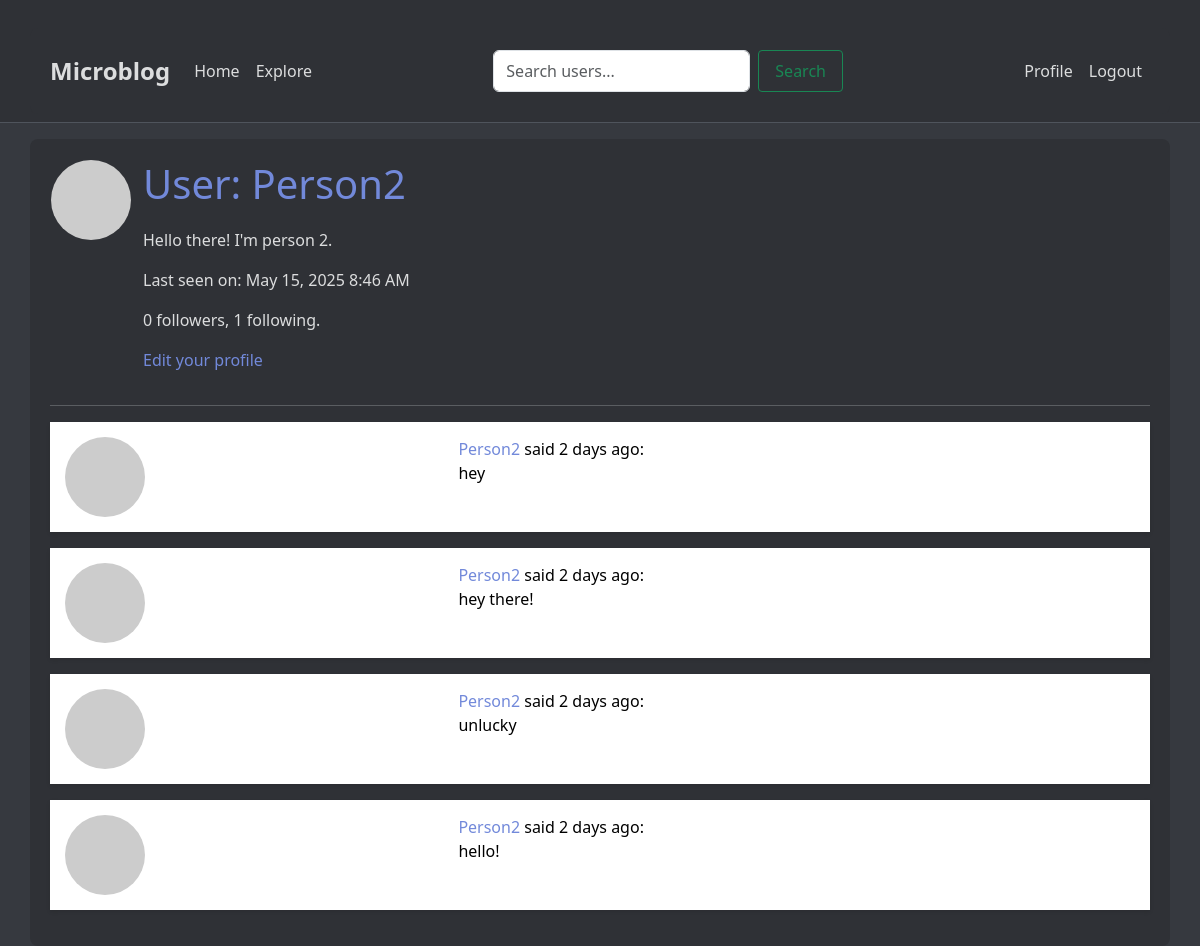
/user/Person2 (signed in), run on an earlier commit of the app's database.
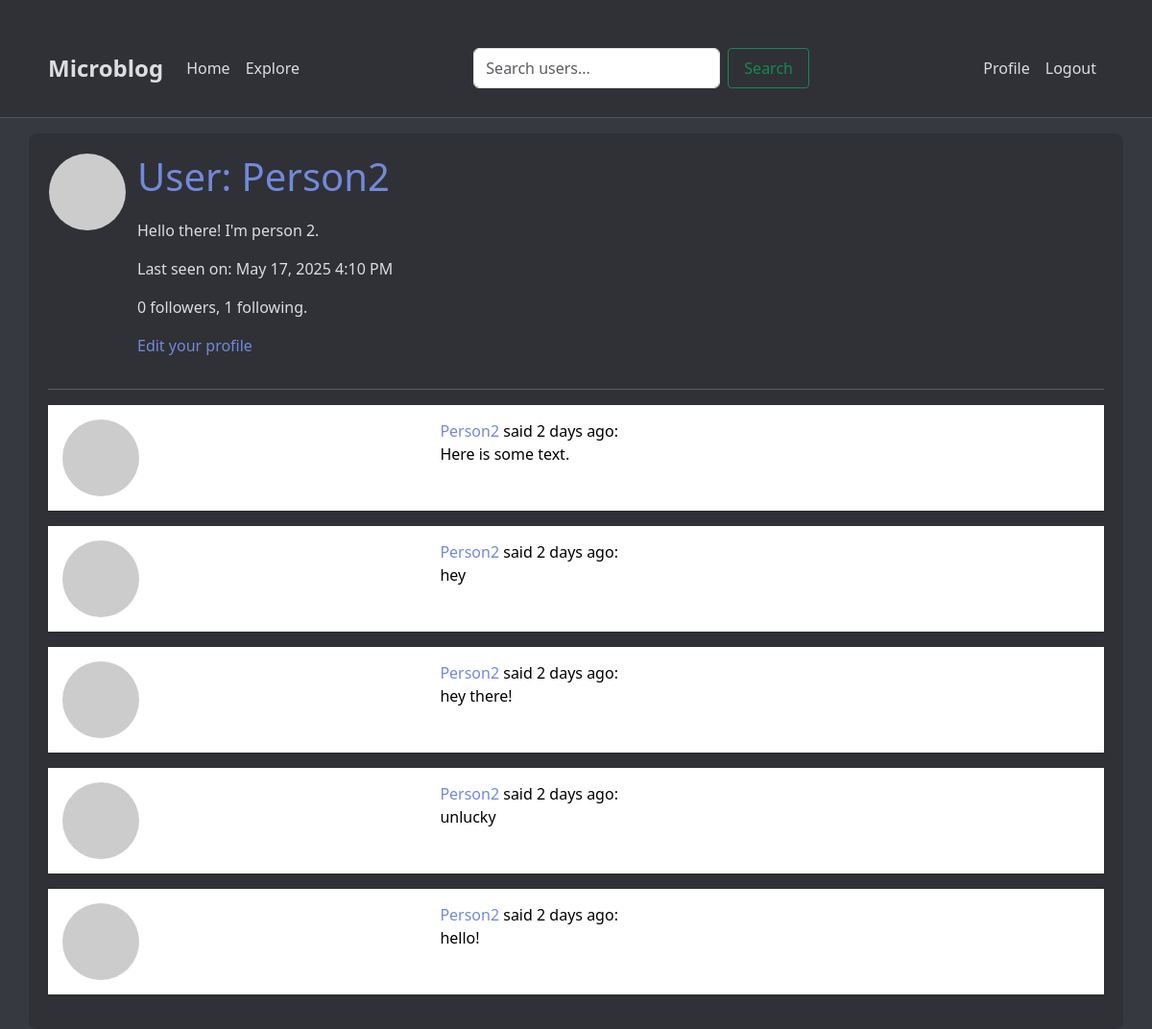
And on a later commit of the database.
### app/models.py (models this page shows, shortened)
class User(UserMixin,db.Model):
    id: so.Mapped[int] = so.mapped_column(primary_key=True)
    username: so.Mapped[str] = so.mapped_column(sa.String(64), unique=True, index=True)
    email: so.Mapped[str] = so.mapped_column(sa.String(120), unique=True)
    password_hash: so.Mapped[str] = so.mapped_column(sa.String(128))
    posts: so.WriteOnlyMapped['Post'] = so.relationship('Post', back_populates='author')
    about_me: so.Mapped[Optional[str]] = so.mapped_column(sa.String(140))
    last_seen: so.Mapped[datetime] = so.mapped_column(default=lambda:datetime.now(timezone.utc))
    following: so.WriteOnlyMapped['User'] = so.relationship(
        secondary=followers, primaryjoin=(followers.c.follower_id == id),
        secondaryjoin=(followers.c.followed_id == id),
        back_populates='followers'
    )
    followers: so.WriteOnlyMapped['User'] = so.relationship(
        secondary=followers, primaryjoin=(followers.c.followed_id == id),
        secondaryjoin=(followers.c.follower_id == id),
        back_populates='following'
    )
    def avatar(self, size):
        digest = md5(self.email.lower().encode('utf-8')).hexdigest()
        return f'https://www.gravatar.com/avatar/{digest}?d=identicon&s={size}'
    def followers_count(self):
        query = sa.select(sa.func.count()).select_from(
            self.followers.select().subquery())
        return db.session.scalar(query)
    def following_count(self):
        query = sa.select(sa.func.count()).select_from(
            self.following.select().subquery())
        return db.session.scalar(query)

class Post(db.Model):
    id: so.Mapped[int] = so.mapped_column(primary_key=True)
    body: so.Mapped[str] = so.mapped_column(sa.String(140))
    timestamp: so.Mapped[datetime] = so.mapped_column(sa.DateTime, index=True, default=datetime.now(timezone.utc))
    user_id: so.Mapped[int] = so.mapped_column(sa.Integer, sa.ForeignKey('user.id'), index=True)
    author: so.Mapped[User] = so.relationship('User', back_populates='posts')

### app/routes.py (the view)
@app.route('/user/<username>')
@login_required
def user(username):
    user = db.first_or_404(sa.select(User).where(User.username == username))
    page = request.args.get('page', 1, type=int)
    query = user.posts.select().order_by(Post.timestamp.desc())
    posts = db.paginate(query, page=page,
                        per_page=app.config['POSTS_PER_PAGE'],
                        error_out=False)
    next_url = url_for('user', username=user.username, page=posts.next_num) \
        if posts.has_next else None
    prev_url = url_for('user', username=user.username, page=posts.prev_num) \
        if posts.has_prev else None
    form = EmptyForm()
    return render_template('user.html', user=user, posts=posts.items, next_url=next_url, prev_url=prev_url, form=form)

### app/forms.py
class EmptyForm(FlaskForm):
    submit = SubmitField('Submit')

### app/models.py (called while the page is built)
def load_user(id):
    return User.query.get(int(id))

### app/routes.py (called while the page is built)
@app.before_request
def before_request():
    if current_user.is_authenticated:
        current_user.last_seen = datetime.now(timezone.utc)
        db.session.commit()

### app/templates/user.html (shortened to what this page needs)
{% extends "base.html" %}
{% block content %}
    <table>
        <tr valign="top">
            <td><img src = "{{user.avatar(128) }}" alt=""></td>
            <td>
                <h1>User: {{ user.username }}</h1>
                {% if user.about_me %}<p>{{ user.about_me }}</p>{% endif %}
                {% if user.last_seen %}
                    <p>Last seen on: {{ moment(user.last_seen).format('LLL') }}</p>
                {% endif %}
                <p>{{ user.followers_count() }} followers, {{ user.following_count() }} following.</p>
                {% if user == current_user %}
                <p><a href="{{ url_for('edit_profile') }}">Edit your profile</a></p>
                {% endif %}
            </td>
        </tr>
    </table>
    <hr>
    {% for post in posts %}
        {% include '_post.html' %}
    {% endfor %}
{% endblock %}

### app/templates/base.html (shortened to what this page needs)
<!doctype html>
<html lang="en">
<head>
    <link
        href="https://cdn.jsdelivr.net/npm/bootstrap@5.3.2/dist/css/bootstrap.min.css"
        rel="stylesheet"
>
    <link rel="stylesheet" href="{{ url_for('static', filename='styles/styling.css') }}">
</head>
<body>
    <nav class="navbar navbar-expand-lg bg-body-tertiary">
        <div class="container">
            <a class="navbar-brand" href="{{ url_for('index') }}">Microblog</a>
            <div class="collapse navbar-collapse" id="navbarSupportedContent">
                <ul class="navbar-nav me-auto mb-2 mb-lg-0">
                    <li class="nav-item">
                        <a class="nav-link" aria-current="page" href="{{ url_for('index') }}">Home</a>
                    </li>
                    <li class="nav-item">
                        <a class="nav-link" aria-current="page" href="{{ url_for('explore') }}">Explore</a>
                    </li>
                </ul>
                <form class="d-flex me-auto mb-2 mb-lg-0" action="{{ url_for('search') }}" method="GET">
                    <input class="form-control me-2" type="search" name="q" placeholder="Search users..." aria-label="Search">
                    <button class="btn btn-outline-success" type="submit">Search</button>
                </form>
                <ul class="navbar-nav mb-2 mb-lg-0">
                    {% if current_user.is_anonymous %}
                        <a class="nav-link" aria-current="page" href="{{ url_for('login') }}">Login</a>
                    {% else %}
                        <a class="nav-link" aria-current="page" href="{{ url_for('user', username=current_user.username) }}">Profile</a>
                        <a class="nav-link" aria-current="page" href="{{ url_for('logout') }}">Logout</a>
                    {% endif %}
                </ul>
            </div>
        </div>
    </nav>
    <div class="container mt-3">
        {% block content %}{% endblock %}
    </div>
</body>
</html>

### app/templates/_post.html
<table class="table table-hover">
    <tr>
        <td width="70px">
            <a href="{{ url_for('user', username=post.author.username) }}">
                <img src="{{ post.author.avatar(70) }}" />
            </a>
        </td>
        <td>
            <a href="{{ url_for('user', username=post.author.username) }}">
                {{ post.author.username }}
            </a>
            said {{ moment(post.timestamp).fromNow() }}:
            <br>
            {{ post.body }}
        </td>
    </tr>
</table>

### app/static/styles/styling.css (style rules this page uses)
:root { --discord-dark: #36393f; --discord-light: #2f3136; --discord-accent: #7289da; --discord-hover: #4f545c; --discord-error: #f04747; --discord-success: #43b581; --discord-text: #dcddde; --discord-muted: #72767d; }
body { background-color: var(--discord-dark); color: var(--discord-text); }
.navbar { background-color: var(--discord-light) !important; border-bottom: 1px solid var(--discord-hover); }
.navbar-brand, .nav-link { color: var(--discord-text) !important; }
.navbar-brand { font-size: 1.5rem; font-weight: bold; }
.container { background-color: var(--discord-light); border-radius: 8px; padding: 20px; margin-top: 20px; }
.table { background-color: var(--discord-light); border: none; box-shadow: 0 2px 4px rgba(0,0,0,0.1); }
.table td { border: none; padding: 15px; }
.table td:first-child { width: auto; padding: 15px; }
img { border-radius: 50%; margin-right: 10px; }
a { color: var(--discord-accent); text-decoration: none; }
h1 { color: var(--discord-accent); margin-bottom: 20px; }
.nav-link { padding: 0.5rem 1rem; border-radius: 4px; }
.btn { padding: 8px 16px; border-radius: 4px; font-weight: 500; }

What changed in the data, as far as the page shows it:
changed User "Person2": last_seen "May 15, 2025 8:46 AM" → "May 17, 2025 4:10 PM"
added Post: author.username "Person2", timestamp "2 days ago", body "Here is some text."
